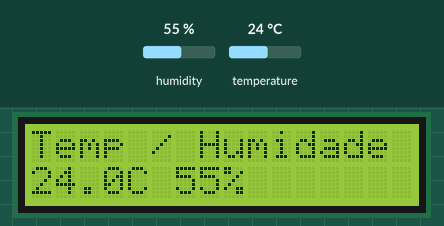
Recording of a sketch running on a simulated Arduino Uno, built with avr-gcc and run on an emulated ATmega328P. Shown: 16×2 character LCD. Inputs (shaded band) come from the test bench; at power-on: humidity 55 %, temperature 24 °C. What the sketch prints to the serial monitor is not drawn.

Above: at 1.2 s.
1.3 s: humidity set to 22 %
At 2.6 s:
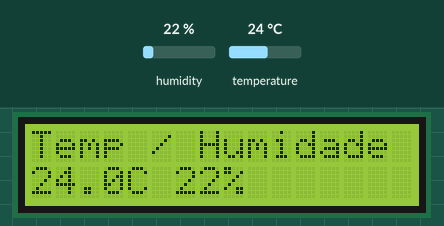
4.0 s: temperature set to 12 °C
At 5.2 s:
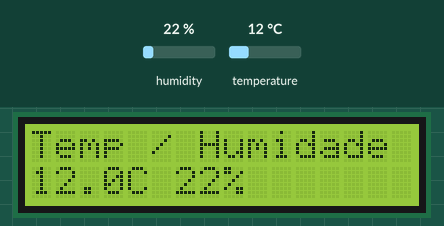
6.7 s: humidity set to 40 %
At 9.4 s:
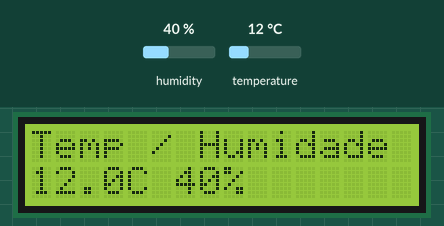
9.7 s: temperature set to 19 °C
At 10.9 s:
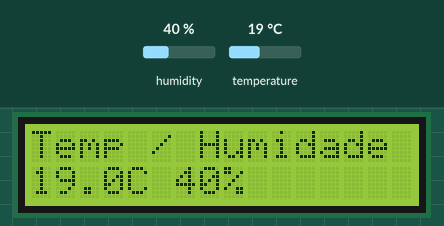
Timing chart, 0 to 12.7 s (numbered marks = the images above; inputs shaded):
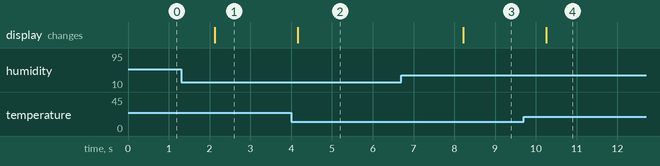

Measured:
- after the input at 1.3 s, the display: changes after 0.83 s (image 1)
- after the input at 4.0 s, the display: changes after 0.16 s (image 2)
- after the input at 6.7 s, the display: changes after 1.5 s (image 3)
- after the input at 9.7 s, the display: changes after 0.56 s (image 4)

The sketch:

testetemphum.ino
```cpp
#include <LiquidCrystal_I2C.h>
#include <DHT.h>

#define DHTPIN 7      // Pino de dados do DHT22
#define DHTTYPE DHT22 // Tipo do sensor

LiquidCrystal_I2C lcd(0x27, 16, 2);
DHT dht(DHTPIN, DHTTYPE);

float temperatura = 0;
float humidade = 0;

void setup() {
  Serial.begin(9600);

  lcd.init();
  lcd.backlight();
  lcd.clear();

  lcd.setCursor(0, 0);
  lcd.print("Temp / Humidade");

  dht.begin();
}

void loop() {
  temperatura = dht.readTemperature();   // Celsius
  humidade    = dht.readHumidity();

  // Verifica erro no sensor
  if (isnan(temperatura) || isnan(humidade)) {
    lcd.clear();
    lcd.setCursor(0, 0);
    lcd.print("ERRO DHT22!");
    lcd.setCursor(0, 1);
    lcd.print("Check ligacao");
    Serial.println("Erro ao ler o DHT22!");
    delay(2000);
    return;
  }

  // Serial Debug
  Serial.print("Temp: ");
  Serial.print(temperatura, 1);
  Serial.print(" C | Hum: ");
  Serial.print(humidade, 1);
  Serial.println(" %");

  // LCD
  lcd.setCursor(0, 1);
  lcd.print(temperatura, 1);
  lcd.print("C ");

  lcd.print(humidade, 0);
  lcd.print("%   ");

  delay(1000);
}
```
